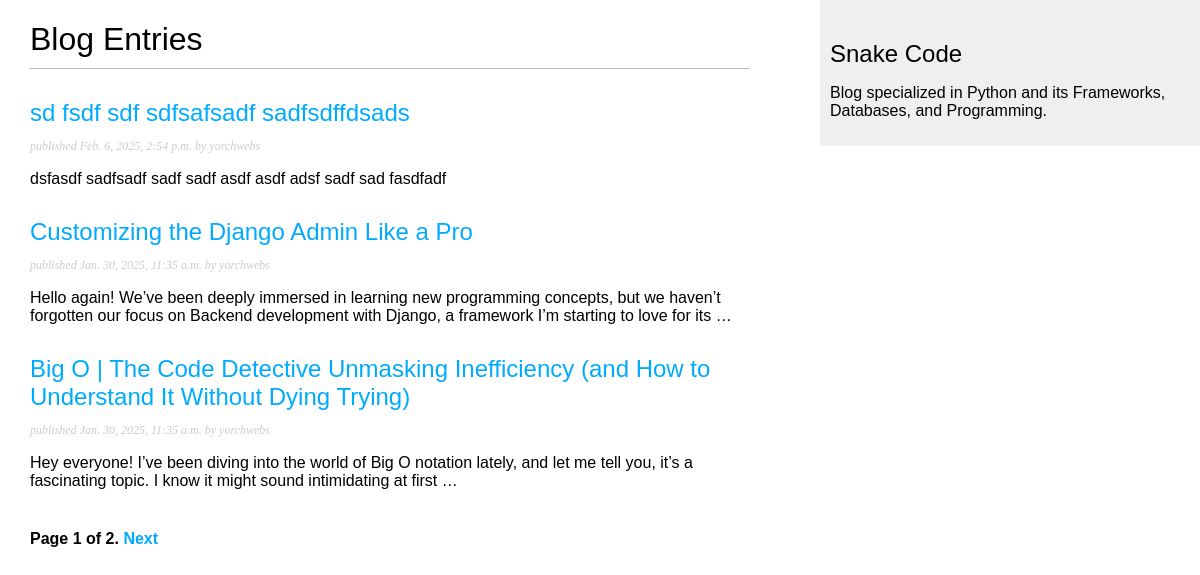
/blog/, run on an earlier commit of the app's database.
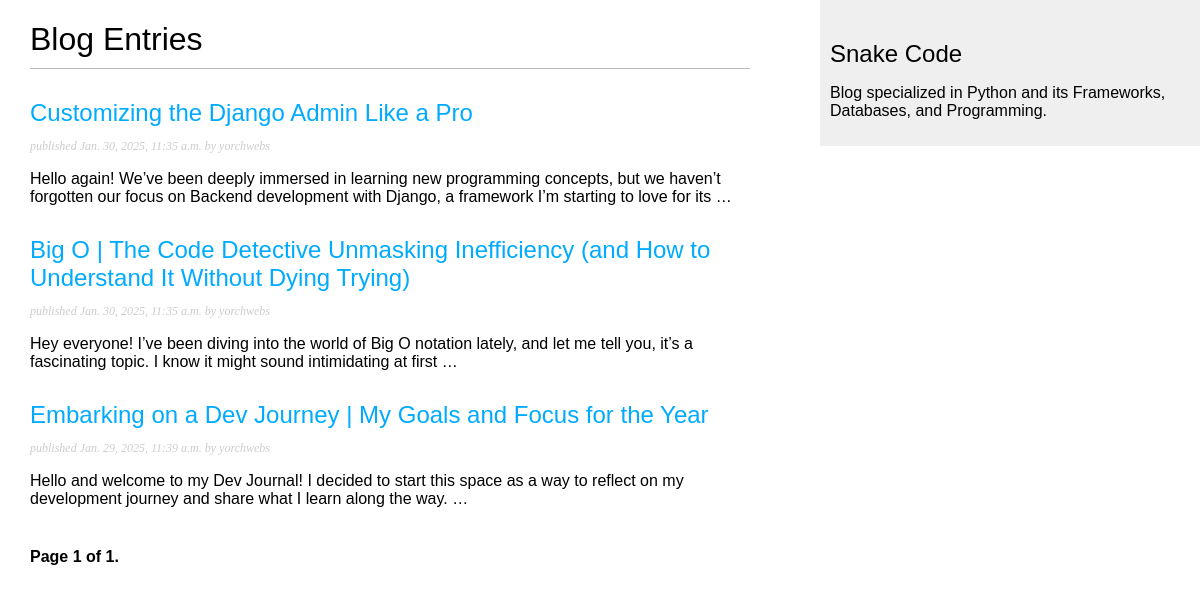
And on a later commit of the database.
### blog/models.py (models this page shows, shortened)
class Post(models.Model):
    class Status(models.TextChoices):
        DRAFT = "DF", "Draft"
        PUBLISHED = "PB", "Published"
    title = models.CharField(max_length=250)
    slug = models.SlugField(max_length=250, unique_for_date="publish")
    author = models.ForeignKey(
        settings.AUTH_USER_MODEL,
        on_delete=models.CASCADE,
        related_name="blog_posts",
    )
    body = models.TextField()
    publish = models.DateTimeField(default=timezone.now)
    created = models.DateTimeField(auto_now_add=True)
    updated = models.DateTimeField(auto_now=True)
    status = models.CharField(
        max_length=2, choices=Status, default=Status.DRAFT
    )
    objects = models.Manager()
    published = PublishedManager()
    class Meta:
        ordering = ["-publish"]
        indexes = [
            models.Index(fields=["-publish"]),
        ]
    def get_absolute_url(self):
        return reverse(
            "blog:post_detail",
            args=[
                self.publish.year,
                self.publish.month,
                self.publish.day,
                self.slug,
            ],
        )

### blog/views.py (the view)
# urls.py: path("", views.post_list, name="post_list"),
def post_list(request):
    post_list = Post.published.all()
    paginator = Paginator(post_list, 3)
    page_number = request.GET.get("page", 1)
    posts = paginator.page(page_number)
    return render(request, "post/list.html", {"posts": posts})

### blog/models.py (called while the page is built)
    def get_queryset(self):
        return super().get_queryset().filter(status=Post.Status.PUBLISHED)

### templates/post/list.html (shortened to what this page needs)
{% extends "base.html" %}
{% block content %}
    <h1>Blog Entries</h1>
    {% for post in posts %}
    <h2>
        <a href="{{ post.get_absolute_url }}">{{ post.title }}</a>
    </h2>
    <p class="date">published {{ post.publish }} by {{ post.author }}</p>
    {{ post.body | truncatewords:30 | linebreaks }}
    {% endfor %}
    {% include "pagination.html" with page=posts %}
{% endblock %}

### templates/base.html (shortened to what this page needs)
{% load static %}
<!DOCTYPE html>
<html>
<head>
  <link rel="stylesheet" href="{% static 'css/style.css' %}">
</head>
<body>
  <div id="content">
    {% block content %}
    {% endblock %}
  </div>
  <div id="sidebar">
    <h2>Snake Code</h2>
    <p>Blog specialized in Python and its Frameworks, Databases, and Programming.</p>
  </div>
</body>
</html>

### templates/pagination.html (shortened to what this page needs)
<div class="pagination">
    <span class="step-links">
        <span class="current">
            Page {{ page.number }} of {{ page.paginator.num_pages }}.
        </span>
        {% if page.has_next %}
            <a href="?page={{ page.next_page_number }}">Next</a>
        {% endif %}
    </span>
</div>

### static/css/style.css (style rules this page uses)
body { margin: 0; padding: 0; font-family: helvetica, sans-serif; }
a { color: #00abff; text-decoration: none; }
h1 { font-weight: normal; border-bottom: 1px solid #bbb; padding: 0 0 10px 0; }
h2 { font-weight: normal; margin: 30px 0 0; }
#content { float: left; width: 60%; padding: 0 0 0 30px; }
#sidebar { float: right; width: 30%; padding: 10px; background: #efefef; height: 100%; }
p.date { color: #ccc; font-family: georgia, serif; font-size: 12px; font-style: italic; }
.pagination { margin: 40px 0; font-weight: bold; }

What changed in the data, as far as the page shows it:
removed Post: title "sd fsdf sdf sdfsafsadf sadfsdffdsads", publish "Feb. 6, 2025, 2:54 p.m.", author "yorchwebs", body "dsfasdf sadfsadf sadf sadf asdf asdf adsf sadf sad fasdfadf"
now on this page (row unchanged): Post: title "Embarking on a Dev Journey | My Goals and Focus for the Year", publish "Jan. 29, 2025, 11:39 a.m.", author "yorchwebs", body "Hello and welcome to my Dev Journal! I decided to start this space as a way to reflect on my development journey and share what I learn along the way. …"
Also different on the page:
{{ page.paginator.num_pages }}: "2" → "1"
text no longer shown: "Next"
